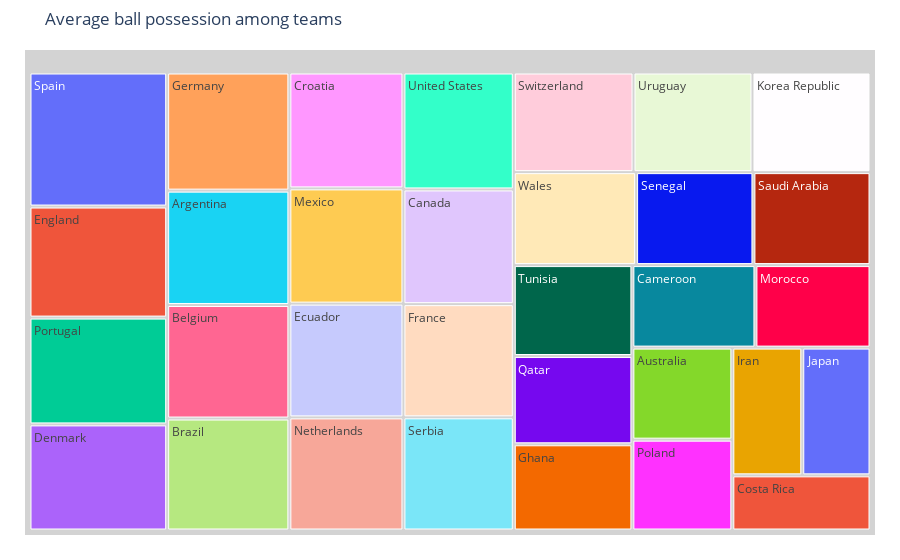

The code cell stored with this chart in its notebook:
### Code cell
import plotly.express as px
fig = px.treemap(team, path = ['team'], values = 'possession',color_continuous_scale='RdBu',
                  color_continuous_midpoint=np.average(team['possession'], weights=team['possession']),title = 'Average ball possession among teams')
fig.update_traces(root_color="lightgrey")
fig.update_layout(margin = dict(t=50, l=25, r=25, b=25))

fig.show()

### Figure 1 — Plotly figure (JSON) as saved in the notebook; plotly's stock layout.template omitted (floating-point values rounded to 4 significant figures)
{"data": [{"branchvalues": "total", "domain": {"x": [0, 1], "y": [0, 1]}, "hovertemplate": "labels=%{label}<br>possession=%{value}<br>parent=%{parent}<br>id=%{id}<extra></extra>", "ids": ["Argentina", "Australia", "Belgium", "Brazil", "Cameroon", "Canada", "Costa Rica", "Croatia", "Denmark", "Ecuador", "England", "France", "Germany", "Ghana", "Iran", "Japan", "Korea Republic", "Mexico", "Morocco", "Netherlands", "Poland", "Portugal", "Qatar", "Saudi Arabia", "Senegal", "Serbia", "Spain", "Switzerland", "Tunisia", "United States", "Uruguay", "Wales"], "labels": ["Argentina", "Australia", "Belgium", "Brazil", "Cameroon", "Canada", "Costa Rica", "Croatia", "Denmark", "Ecuador", "England", "France", "Germany", "Ghana", "Iran", "Japan", "Korea Republic", "Mexico", "Morocco", "Netherlands", "Poland", "Portugal", "Qatar", "Saudi Arabia", "Senegal", "Serbia", "Spain", "Switzerland", "Tunisia", "United States", "Uruguay", "Wales"], "name": "", "parents": ["", "", "", "", "", "", "", "", "", "", "", "", "", "", "", "", "", "", "", "", "", "", "", "", "", "", "", "", "", "", "", ""], "root": {"color": "lightgrey"}, "type": "treemap", "values": [57.4, 37.8, 57, 56.2, 41.7, 52, 31.3, 54.3, 60, 53.3, 62.8, 51.3, 59.3, 42, 36.7, 35.8, 48.3, 54, 39, 53, 37.3, 60.4, 43, 44.7, 44.8, 51.3, 75.8, 49, 44.3, 53, 48.7, 46.7]}], "layout": {"legend": {"tracegroupgap": 0}, "margin": {"b": 25, "l": 25, "r": 25, "t": 50}, "title": {"text": "Average ball possession among teams"}}}
